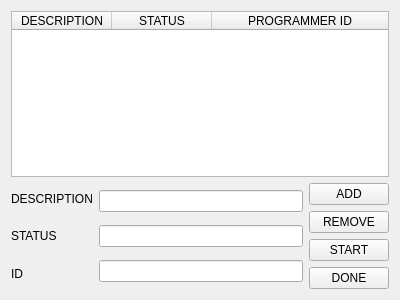
<?xml version="1.0" encoding="UTF-8"?>
<ui version="4.0">
 <class>Window</class>
 <widget class="QWidget" name="Window">
  <property name="geometry">
   <rect>
    <x>0</x>
    <y>0</y>
    <width>400</width>
    <height>300</height>
   </rect>
  </property>
  <property name="windowTitle">
   <string>Form</string>
  </property>
  <layout class="QVBoxLayout" name="verticalLayout_5">
   <item>
    <layout class="QVBoxLayout" name="verticalLayout_4">
     <item>
      <widget class="QTableWidget" name="taskTable">
       <attribute name="horizontalHeaderStretchLastSection">
        <bool>true</bool>
       </attribute>
       <column>
        <property name="text">
         <string>DESCRIPTION</string>
        </property>
       </column>
       <column>
        <property name="text">
         <string>STATUS</string>
        </property>
       </column>
       <column>
        <property name="text">
         <string>PROGRAMMER ID</string>
        </property>
       </column>
      </widget>
     </item>
     <item>
      <layout class="QHBoxLayout" name="horizontalLayout_2">
       <item>
        <layout class="QHBoxLayout" name="horizontalLayout">
         <item>
          <layout class="QVBoxLayout" name="verticalLayout">
           <item>
            <widget class="QLabel" name="label">
             <property name="text">
              <string>DESCRIPTION</string>
             </property>
            </widget>
           </item>
           <item>
            <widget class="QLabel" name="label_2">
             <property name="text">
              <string>STATUS</string>
             </property>
            </widget>
           </item>
           <item>
            <widget class="QLabel" name="label_3">
             <property name="text">
              <string>ID</string>
             </property>
            </widget>
           </item>
          </layout>
         </item>
         <item>
          <layout class="QVBoxLayout" name="verticalLayout_2">
           <item>
            <widget class="QLineEdit" name="descriptionBox"/>
           </item>
           <item>
            <widget class="QLineEdit" name="statusBox"/>
           </item>
           <item>
            <widget class="QLineEdit" name="idBox"/>
           </item>
          </layout>
         </item>
        </layout>
       </item>
       <item>
        <layout class="QVBoxLayout" name="verticalLayout_3">
         <item>
          <widget class="QPushButton" name="addButton">
           <property name="text">
            <string>ADD</string>
           </property>
          </widget>
         </item>
         <item>
          <widget class="QPushButton" name="removeButton">
           <property name="text">
            <string>REMOVE</string>
           </property>
          </widget>
         </item>
         <item>
          <widget class="QPushButton" name="startButton">
           <property name="text">
            <string>START</string>
           </property>
          </widget>
         </item>
         <item>
          <widget class="QPushButton" name="endButton">
           <property name="text">
            <string>DONE</string>
           </property>
          </widget>
         </item>
        </layout>
       </item>
      </layout>
     </item>
    </layout>
   </item>
  </layout>
 </widget>
 <resources/>
 <connections/>
</ui>
